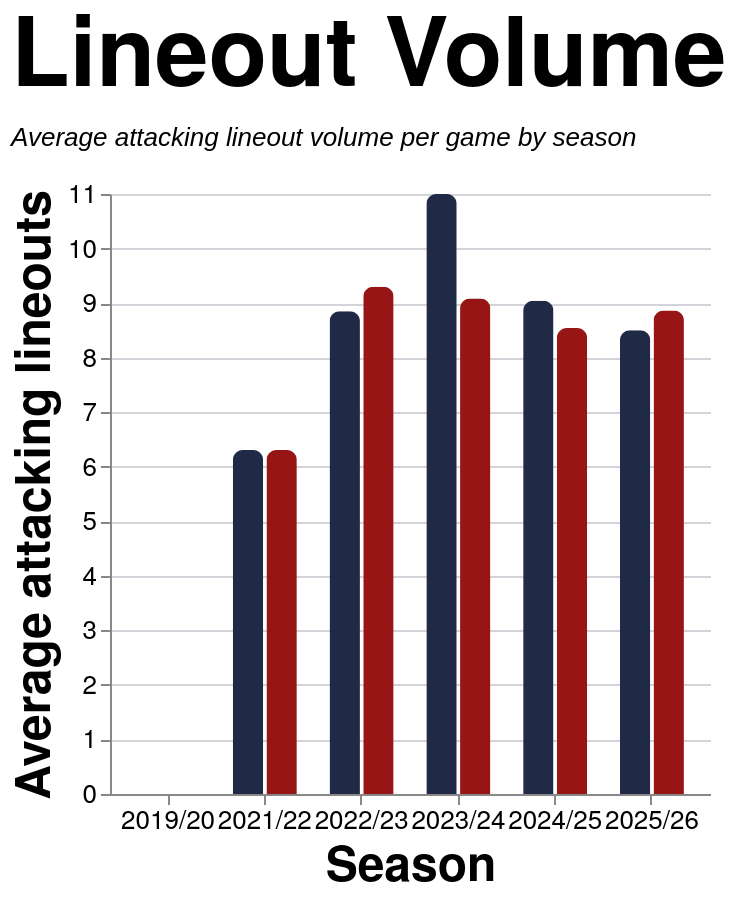

Write a Vega-Lite specification for this figure.
### Vega-Lite specification from a JSON file in a GitHub repository (floating-point values rounded to 4 significant figures)
{"config": {"axis": {"labelFont": "PT Sans Narrow, Helvetica Neue, Helvetica, Arial, sans-serif", "titleFont": "PT Sans Narrow, Helvetica Neue, Helvetica, Arial, sans-serif", "labelFontSize": 13, "titleFontSize": 24, "gridColor": "#202947", "gridOpacity": 0.2, "zindex": 1}, "text": {"font": "Lato, sans-serif"}, "bar": {"cornerRadiusEnd": 5}, "header": {"labelFont": "PT Sans Narrow, Helvetica Neue, Helvetica, Arial, sans-serif", "titleFont": "PT Sans Narrow, Helvetica Neue, Helvetica, Arial, sans-serif", "labelFontSize": 24, "titleFontSize": 28, "labelFontWeight": "bold", "orient": "left"}, "legend": {"labelFont": "PT Sans Narrow, Helvetica Neue, Helvetica, Arial, sans-serif", "titleFont": "PT Sans Narrow, Helvetica Neue, Helvetica, Arial, sans-serif", "labelFontSize": 14, "titleFontSize": 16, "titlePadding": 5, "fillColor": "white", "strokeColor": "black", "padding": 10, "titleFontWeight": "lighter", "titleFontStyle": "italic", "titleColor": "gray", "offset": 10}, "title": {"font": "PT Sans Narrow, Helvetica Neue, Helvetica, Arial, sans-serif", "fontSize": 48, "fontWeight": "bold", "anchor": "start", "align": "center", "titlePadding": 20, "subtitlePadding": 10, "subtitleFontSize": 13, "subtitleColor": "", "subtitleFontStyle": "italic", "offset": 15, "color": "black"}, "axisX": {"labelAngle": 0}, "facet": {"title": null, "header": null, "align": {"row": "each", "column": "each"}, "spacing": 10}, "resolve": {"scale": {"y": "independent", "facet": "independent"}}, "background": "transparent", "scale": {"offsetBandPaddingOuter": 0.2, "offsetBandPaddingInner": 0.1}, "view": {"stroke": null, "background": "transparent"}}, "data": {"name": "data-c3d5aa70a34a7a5c26ac6d2df48a191c"}, "mark": {"type": "bar"}, "encoding": {"color": {"field": "team", "legend": null, "scale": {"domain": ["EGRFC", "Opposition"], "range": ["#202946", "#981515"]}, "title": "Team", "type": "nominal"}, "tooltip": [{"field": "set_piece", "title": "Set Piece", "type": "nominal"}, {"field": "season", "title": "Season", "type": "nominal"}, {"field": "team", "title": "Team", "type": "nominal"}, {"field": "avg_attempts", "format": ".2f", "title": "Avg Attempts", "type": "quantitative"}], "x": {"axis": {"labelAngle": 0}, "field": "season", "sort": ["2019/20", "2021/22", "2022/23", "2023/24", "2024/25", "2025/26"], "title": "Season", "type": "nominal"}, "xOffset": {"field": "team", "sort": ["EGRFC", "Opposition"], "type": "nominal"}, "y": {"axis": {"format": ".0f"}, "field": "avg_attempts", "title": "Average attacking lineouts", "type": "quantitative"}}, "height": 300, "params": [{"name": "spSquadParam", "value": "1st"}, {"name": "spSeasonParam", "value": "All"}, {"name": "spGameTypeParam", "value": "League + Cup"}], "title": {"text": "Lineout Volume", "subtitle": ["Average attacking lineout volume per game by season"]}, "transform": [{"filter": "datum.squad == spSquadParam && (spSeasonParam == 'All' || datum.season == spSeasonParam) && datum.game_type_mode == spGameTypeParam"}], "width": 300, "$schema": "https://vega.github.io/schema/vega-lite/v5.20.1.json", "datasets": {"data-c3d5aa70a34a7a5c26ac6d2df48a191c": [{"squad": "1st", "season": "2019/20", "team": "EGRFC", "set_piece": "Lineout", "avg_attempts": 0.0, "game_type_mode": "All"}, {"squad": "1st", "season": "2019/20", "team": "Opposition", "set_piece": "Lineout", "avg_attempts": 0.0, "game_type_mode": "All"}, {"squad": "1st", "season": "2021/22", "team": "EGRFC", "set_piece": "Lineout", "avg_attempts": 4.9, "game_type_mode": "All"}, {"squad": "1st", "season": "2021/22", "team": "Opposition", "set_piece": "Lineout", "avg_attempts": 4.75, "game_type_mode": "All"}, {"squad": "1st", "season": "2022/23", "team": "EGRFC", "set_piece": "Lineout", "avg_attempts": 8.85, "game_type_mode": "All"}, {"squad": "1st", "season": "2022/23", "team": "Opposition", "set_piece": "Lineout", "avg_attempts": 9.3, "game_type_mode": "All"}, {"squad": "1st", "season": "2023/24", "team": "EGRFC", "set_piece": "Lineout", "avg_attempts": 11.19, "game_type_mode": "All"}, {"squad": "1st", "season": "2023/24", "team": "Opposition", "set_piece": "Lineout", "avg_attempts": 9.192, "game_type_mode": "All"}, {"squad": "1st", "season": "2024/25", "team": "EGRFC", "set_piece": "Lineout", "avg_attempts": 9.042, "game_type_mode": "All"}, {"squad": "1st", "season": "2024/25", "team": "Opposition", "set_piece": "Lineout", "avg_attempts": 8.542, "game_type_mode": "All"}, {"squad": "1st", "season": "2025/26", "team": "EGRFC", "set_piece": "Lineout", "avg_attempts": 8.522, "game_type_mode": "All"}, {"squad": "1st", "season": "2025/26", "team": "Opposition", "set_piece": "Lineout", "avg_attempts": 9.087, "game_type_mode": "All"}, {"squad": "2nd", "season": "2021/22", "team": "EGRFC", "set_piece": "Lineout", "avg_attempts": 5.333, "game_type_mode": "All"}, {"squad": "2nd", "season": "2021/22", "team": "Opposition", "set_piece": "Lineout", "avg_attempts": 4.722, "game_type_mode": "All"}, {"squad": "2nd", "season": "2022/23", "team": "EGRFC", "set_piece": "Lineout", "avg_attempts": 3.231, "game_type_mode": "All"}, {"squad": "2nd", "season": "2022/23", "team": "Opposition", "set_piece": "Lineout", "avg_attempts": 1.385, "game_type_mode": "All"}, {"squad": "2nd", "season": "2023/24", "team": "EGRFC", "set_piece": "Lineout", "avg_attempts": 5.429, "game_type_mode": "All"}, {"squad": "2nd", "season": "2023/24", "team": "Opposition", "set_piece": "Lineout", "avg_attempts": 4.5, "game_type_mode": "All"}, {"squad": "2nd", "season": "2024/25", "team": "EGRFC", "set_piece": "Lineout", "avg_attempts": 5.75, "game_type_mode": "All"}, {"squad": "2nd", "season": "2024/25", "team": "Opposition", "set_piece": "Lineout", "avg_attempts": 5.45, "game_type_mode": "All"}, {"squad": "2nd", "season": "2025/26", "team": "EGRFC", "set_piece": "Lineout", "avg_attempts": 4.4, "game_type_mode": "All"}, {"squad": "2nd", "season": "2025/26", "team": "Opposition", "set_piece": "Lineout", "avg_attempts": 4.6, "game_type_mode": "All"}, {"squad": "1st", "season": "2019/20", "team": "EGRFC", "set_piece": "Lineout", "avg_attempts": 0.0, "game_type_mode": "League + Cup"}, {"squad": "1st", "season": "2019/20", "team": "Opposition", "set_piece": "Lineout", "avg_attempts": 0.0, "game_type_mode": "League + Cup"}, {"squad": "1st", "season": "2021/22", "team": "EGRFC", "set_piece": "Lineout", "avg_attempts": 6.308, "game_type_mode": "League + Cup"}, {"squad": "1st", "season": "2021/22", "team": "Opposition", "set_piece": "Lineout", "avg_attempts": 6.308, "game_type_mode": "League + Cup"}, {"squad": "1st", "season": "2022/23", "team": "EGRFC", "set_piece": "Lineout", "avg_attempts": 8.85, "game_type_mode": "League + Cup"}, {"squad": "1st", "season": "2022/23", "team": "Opposition", "set_piece": "Lineout", "avg_attempts": 9.3, "game_type_mode": "League + Cup"}, {"squad": "1st", "season": "2023/24", "team": "EGRFC", "set_piece": "Lineout", "avg_attempts": 11.0, "game_type_mode": "League + Cup"}, {"squad": "1st", "season": "2023/24", "team": "Opposition", "set_piece": "Lineout", "avg_attempts": 9.083, "game_type_mode": "League + Cup"}, {"squad": "1st", "season": "2024/25", "team": "EGRFC", "set_piece": "Lineout", "avg_attempts": 9.042, "game_type_mode": "League + Cup"}, {"squad": "1st", "season": "2024/25", "team": "Opposition", "set_piece": "Lineout", "avg_attempts": 8.542, "game_type_mode": "League + Cup"}, {"squad": "1st", "season": "2025/26", "team": "EGRFC", "set_piece": "Lineout", "avg_attempts": 8.5, "game_type_mode": "League + Cup"}, {"squad": "1st", "season": "2025/26", "team": "Opposition", "set_piece": "Lineout", "avg_attempts": 8.864, "game_type_mode": "League + Cup"}, {"squad": "2nd", "season": "2021/22", "team": "EGRFC", "set_piece": "Lineout", "avg_attempts": 5.857, "game_type_mode": "League + Cup"}, {"squad": "2nd", "season": "2021/22", "team": "Opposition", "set_piece": "Lineout", "avg_attempts": 5.5, "game_type_mode": "League + Cup"}, {"squad": "2nd", "season": "2022/23", "team": "EGRFC", "set_piece": "Lineout", "avg_attempts": 3.818, "game_type_mode": "League + Cup"}, {"squad": "2nd", "season": "2022/23", "team": "Opposition", "set_piece": "Lineout", "avg_attempts": 1.636, "game_type_mode": "League + Cup"}, {"squad": "2nd", "season": "2023/24", "team": "EGRFC", "set_piece": "Lineout", "avg_attempts": 4.25, "game_type_mode": "League + Cup"}, {"squad": "2nd", "season": "2023/24", "team": "Opposition", "set_piece": "Lineout", "avg_attempts": 3.833, "game_type_mode": "League + Cup"}, {"squad": "2nd", "season": "2024/25", "team": "EGRFC", "set_piece": "Lineout", "avg_attempts": 5.357, "game_type_mode": "League + Cup"}, {"squad": "2nd", "season": "2024/25", "team": "Opposition", "set_piece": "Lineout", "avg_attempts": 4.714, "game_type_mode": "League + Cup"}, {"squad": "2nd", "season": "2025/26", "team": "EGRFC", "set_piece": "Lineout", "avg_attempts": 4.4, "game_type_mode": "League + Cup"}, {"squad": "2nd", "season": "2025/26", "team": "Opposition", "set_piece": "Lineout", "avg_attempts": 4.6, "game_type_mode": "League + Cup"}, {"squad": "1st", "season": "2021/22", "team": "EGRFC", "set_piece": "Lineout", "avg_attempts": 5.909, "game_type_mode": "League only"}, {"squad": "1st", "season": "2021/22", "team": "Opposition", "set_piece": "Lineout", "avg_attempts": 5.545, "game_type_mode": "League only"}, {"squad": "1st", "season": "2022/23", "team": "EGRFC", "set_piece": "Lineout", "avg_attempts": 9.294, "game_type_mode": "League only"}, {"squad": "1st", "season": "2022/23", "team": "Opposition", "set_piece": "Lineout", "avg_attempts": 9.412, "game_type_mode": "League only"}, {"squad": "1st", "season": "2023/24", "team": "EGRFC", "set_piece": "Lineout", "avg_attempts": 12.15, "game_type_mode": "League only"}, {"squad": "1st", "season": "2023/24", "team": "Opposition", "set_piece": "Lineout", "avg_attempts": 9.75, "game_type_mode": "League only"}, {"squad": "1st", "season": "2024/25", "team": "EGRFC", "set_piece": "Lineout", "avg_attempts": 9.364, "game_type_mode": "League only"}, {"squad": "1st", "season": "2024/25", "team": "Opposition", "set_piece": "Lineout", "avg_attempts": 8.909, "game_type_mode": "League only"}, {"squad": "1st", "season": "2025/26", "team": "EGRFC", "set_piece": "Lineout", "avg_attempts": 8.889, "game_type_mode": "League only"}, {"squad": "1st", "season": "2025/26", "team": "Opposition", "set_piece": "Lineout", "avg_attempts": 9.5, "game_type_mode": "League only"}, {"squad": "2nd", "season": "2021/22", "team": "EGRFC", "set_piece": "Lineout", "avg_attempts": 6.0, "game_type_mode": "League only"}, {"squad": "2nd", "season": "2021/22", "team": "Opposition", "set_piece": "Lineout", "avg_attempts": 6.0, "game_type_mode": "League only"}, {"squad": "2nd", "season": "2022/23", "team": "EGRFC", "set_piece": "Lineout", "avg_attempts": 4.2, "game_type_mode": "League only"}, {"squad": "2nd", "season": "2022/23", "team": "Opposition", "set_piece": "Lineout", "avg_attempts": 1.8, "game_type_mode": "League only"}, {"squad": "2nd", "season": "2023/24", "team": "EGRFC", "set_piece": "Lineout", "avg_attempts": 4.25, "game_type_mode": "League only"}, {"squad": "2nd", "season": "2023/24", "team": "Opposition", "set_piece": "Lineout", "avg_attempts": 3.833, "game_type_mode": "League only"}, {"squad": "2nd", "season": "2024/25", "team": "EGRFC", "set_piece": "Lineout", "avg_attempts": 5.769, "game_type_mode": "League only"}, {"squad": "2nd", "season": "2024/25", "team": "Opposition", "set_piece": "Lineout", "avg_attempts": 5.077, "game_type_mode": "League only"}, {"squad": "2nd", "season": "2025/26", "team": "EGRFC", "set_piece": "Lineout", "avg_attempts": 5.077, "game_type_mode": "League only"}, {"squad": "2nd", "season": "2025/26", "team": "Opposition", "set_piece": "Lineout", "avg_attempts": 5.308, "game_type_mode": "League only"}]}}
